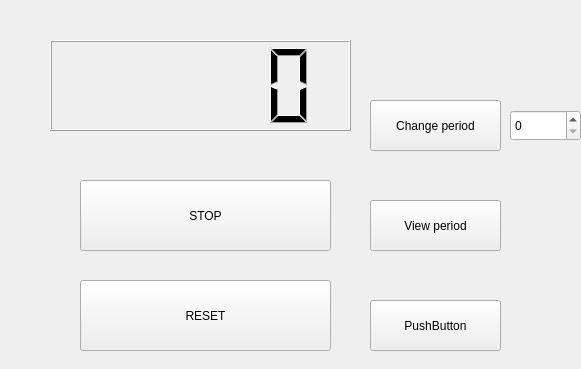
<?xml version="1.0" encoding="UTF-8"?>
<ui version="4.0">
 <class>Counter</class>
 <widget class="QWidget" name="Counter">
  <property name="geometry">
   <rect>
    <x>0</x>
    <y>0</y>
    <width>581</width>
    <height>369</height>
   </rect>
  </property>
  <property name="windowTitle">
   <string>Counter</string>
  </property>
  <widget class="QPushButton" name="button">
   <property name="geometry">
    <rect>
     <x>80</x>
     <y>180</y>
     <width>251</width>
     <height>71</height>
    </rect>
   </property>
   <property name="text">
    <string>STOP</string>
   </property>
  </widget>
  <widget class="QLCDNumber" name="lcdNumber">
   <property name="geometry">
    <rect>
     <x>50</x>
     <y>40</y>
     <width>301</width>
     <height>91</height>
    </rect>
   </property>
  </widget>
  <widget class="QPushButton" name="pushButton">
   <property name="geometry">
    <rect>
     <x>80</x>
     <y>280</y>
     <width>251</width>
     <height>71</height>
    </rect>
   </property>
   <property name="text">
    <string>RESET</string>
   </property>
  </widget>
  <widget class="QPushButton" name="pushButton_2">
   <property name="geometry">
    <rect>
     <x>370</x>
     <y>100</y>
     <width>131</width>
     <height>51</height>
    </rect>
   </property>
   <property name="text">
    <string>Change period</string>
   </property>
  </widget>
  <widget class="QSpinBox" name="spinBox">
   <property name="geometry">
    <rect>
     <x>510</x>
     <y>110</y>
     <width>71</width>
     <height>31</height>
    </rect>
   </property>
  </widget>
  <widget class="QPushButton" name="pushButton_3">
   <property name="geometry">
    <rect>
     <x>370</x>
     <y>200</y>
     <width>131</width>
     <height>51</height>
    </rect>
   </property>
   <property name="text">
    <string>View period</string>
   </property>
  </widget>
  <widget class="QPushButton" name="pushButton_4">
   <property name="geometry">
    <rect>
     <x>370</x>
     <y>300</y>
     <width>131</width>
     <height>51</height>
    </rect>
   </property>
   <property name="text">
    <string>PushButton</string>
   </property>
  </widget>
 </widget>
 <resources/>
 <connections/>
</ui>
